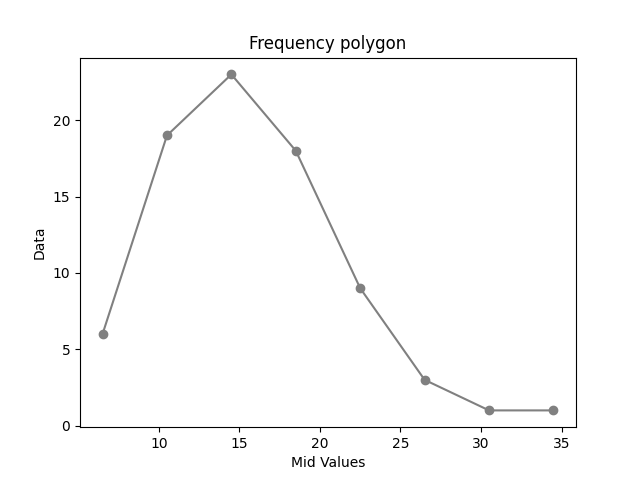

Source code (Python):
import numpy as np
import matplotlib.pyplot as plt

#generating 8 midpoint values which are uniformly distributed from 5.4 to 34.5
x = np.linspace(6.5,34.5,8)
y = [6,19,23,18,9,3,1,1]

plt.plot(x,y,'o-', color='gray')

plt.xlabel('Mid Values')
plt.ylabel('Data')
plt.title('Frequency polygon')

plt.show()
